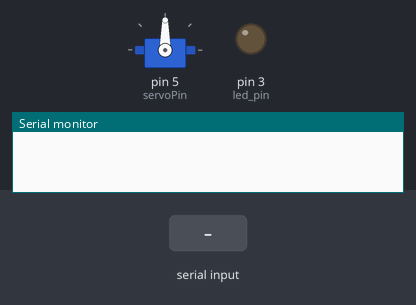
Bench run of a sketch on a simulated Arduino Uno, built with avr-gcc and run on an emulated ATmega328P. On the bench: servo, output pins drawn as LEDs (lit = HIGH), the last lines printed to the serial monitor. The inputs (shaded band) are chosen by the test bench.

Above: at 1.2 s.
1.3 s: "90,45\n" received over Serial
At 2.5 s:
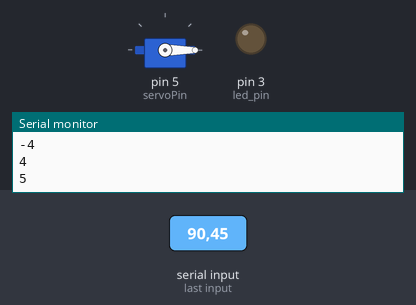
2.8 s: "30,150\n" received over Serial
At 3.6 s:
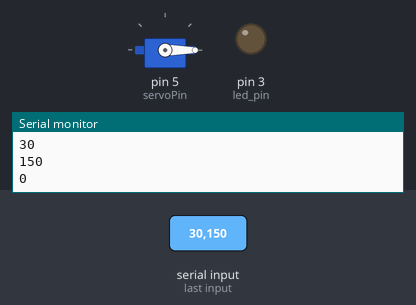
Timing chart, 0 to 5.8 s (numbered marks = the images above; inputs shaded):
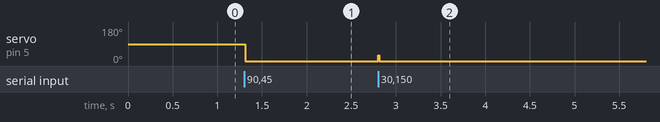

Measured:
- after the input at 1.3 s, servo on pin 5 (servoPin): 90° → 0° at once
- after the input at 2.8 s, servo on pin 5 (servoPin): 0° → 30° at once, → 0° 0.01 s later

The sketch:

HC-06_Servo_rgb_ABcontroller.ino
```cpp
//Бибилиотеки
#include "Servo.h"
Servo S1;   // Название серво-движка
int servoPin = 5;   //Серво-пин
unsigned long last_time;
int val = 0;   //Значение кнопки
int val2 = 90;   //значение угла для ползунка
int x = 90;   //значение угла для кнопки
#define led_pin 3   //пин диода
int flag = 0;   //значение флажка
void setup() {
  Serial.begin(9600);
  S1.attach(servoPin);  //запуск серво
  pinMode(led_pin, OUTPUT);
  Serial.setTimeout(8);   //тайм-аут для parseInt (чтобы parseInt считывал без задержки)
}

void loop() {
  if (Serial.available()) {  //если в буфере (serial) есть данные
    if (flag == 0) {
      val = Serial.read() - '0';   //считывание чисел в норм виде, по порядку (123 = 1,2,3)
    }
    if (flag == 1) {
      val2 = Serial.parseInt();   //нормальное считывание чисел (123 = 123)

    }
    if (flag == 1) {
      Serial.println(val2);
    }

    if (flag == 0) {
      Serial.println(val);
    }

    if (val == 3 && flag == 0) {   //если отправить 3, серво-привод сдвинется на +1 градус
      S1.write(x++);
    }
    if (val == 4 && flag == 0) {   //если 4, на -1 градус
      S1.write(x--);
    }
    if (val == 1 && flag == 0) {   //кнопка 1, горит светодиод
      digitalWrite(led_pin, HIGH);
    }
    if (val == 2 && flag == 0) {   //кнопка 2, гасит
      digitalWrite(led_pin, LOW);
    }
    if (val == 5 && flag == 0) {
      flag = 1;
      val2 = Serial.parseInt();
    }
    if (val2 == 200 && flag == 1) {
      flag = 0;
    }
    if (flag == 1) {
      S1.write(val2);
    }

  }
}
```
